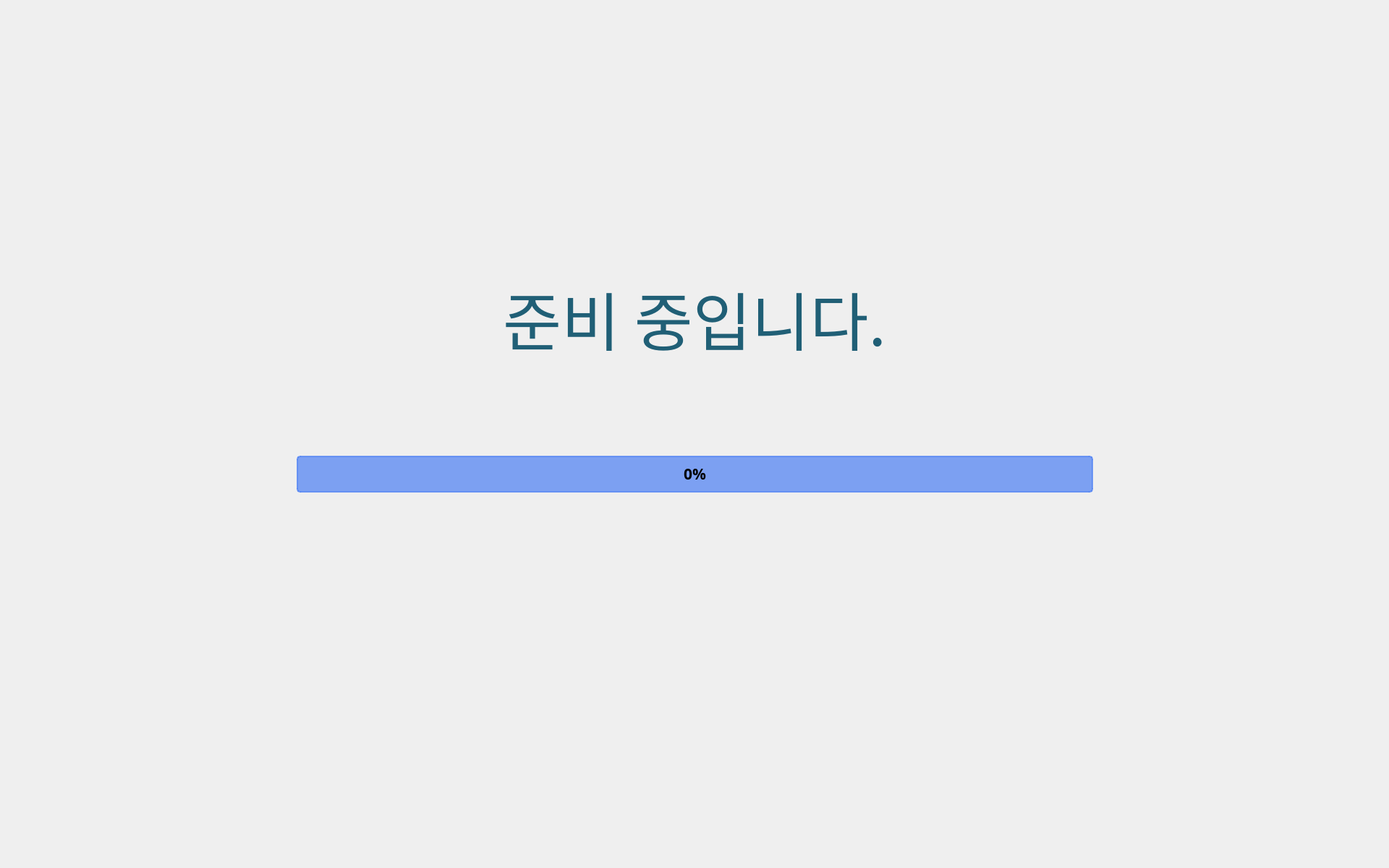
<?xml version="1.0" encoding="UTF-8"?>
<ui version="4.0">
 <class>MainWindow</class>
 <widget class="QMainWindow" name="MainWindow">
  <property name="enabled">
   <bool>true</bool>
  </property>
  <property name="geometry">
   <rect>
    <x>0</x>
    <y>0</y>
    <width>1920</width>
    <height>1200</height>
   </rect>
  </property>
  <property name="sizePolicy">
   <sizepolicy hsizetype="Maximum" vsizetype="Maximum">
    <horstretch>0</horstretch>
    <verstretch>0</verstretch>
   </sizepolicy>
  </property>
  <property name="maximumSize">
   <size>
    <width>1920</width>
    <height>1200</height>
   </size>
  </property>
  <property name="font">
   <font>
    <family>Malgun Gothic</family>
    <pointsize>16</pointsize>
   </font>
  </property>
  <property name="focusPolicy">
   <enum>Qt::NoFocus</enum>
  </property>
  <property name="windowTitle">
   <string>Digital Olfaction Solution</string>
  </property>
  <property name="styleSheet">
   <string notr="true"/>
  </property>
  <widget class="QWidget" name="centralwidget">
   <widget class="QLabel" name="label_background">
    <property name="geometry">
     <rect>
      <x>0</x>
      <y>0</y>
      <width>1920</width>
      <height>1200</height>
     </rect>
    </property>
    <property name="styleSheet">
     <string notr="true">QLabel{
	image : url(./ui/images/train_st/bg_ready.png);
}</string>
    </property>
    <property name="text">
     <string/>
    </property>
   </widget>
   <widget class="QLabel" name="label_guide">
    <property name="geometry">
     <rect>
      <x>35</x>
      <y>340</y>
      <width>1850</width>
      <height>200</height>
     </rect>
    </property>
    <property name="font">
     <font>
      <family>Malgun Gothic</family>
      <pointsize>66</pointsize>
      <italic>false</italic>
      <bold>false</bold>
     </font>
    </property>
    <property name="styleSheet">
     <string notr="true">QLabel{
	color : #205f76;
	font : 66pt;
}</string>
    </property>
    <property name="text">
     <string>&lt;html&gt;&lt;head/&gt;&lt;body&gt;&lt;p align=&quot;center&quot;&gt;준비 중입니다.&lt;/p&gt;&lt;/body&gt;&lt;/html&gt;</string>
    </property>
    <property name="alignment">
     <set>Qt::AlignLeading|Qt::AlignLeft|Qt::AlignVCenter</set>
    </property>
    <property name="margin">
     <number>0</number>
    </property>
    <property name="indent">
     <number>0</number>
    </property>
   </widget>
   <widget class="QProgressBar" name="pg_ready">
    <property name="geometry">
     <rect>
      <x>410</x>
      <y>630</y>
      <width>1101</width>
      <height>51</height>
     </rect>
    </property>
    <property name="font">
     <font>
      <family>Malgun Gothic</family>
      <pointsize>16</pointsize>
      <bold>true</bold>
     </font>
    </property>
    <property name="styleSheet">
     <string notr="true">QProgressBar {
border: 2px solid rgba(77, 127, 243, 180);
border-radius: 5px;
text-align: center;
background-color: rgba(77, 127, 243, 180);
color: black;
}
QProgressBar::chunk {
    background-color: #AAD7DD;
}</string>
    </property>
    <property name="value">
     <number>0</number>
    </property>
   </widget>
  </widget>
 </widget>
 <resources/>
 <connections/>
</ui>
